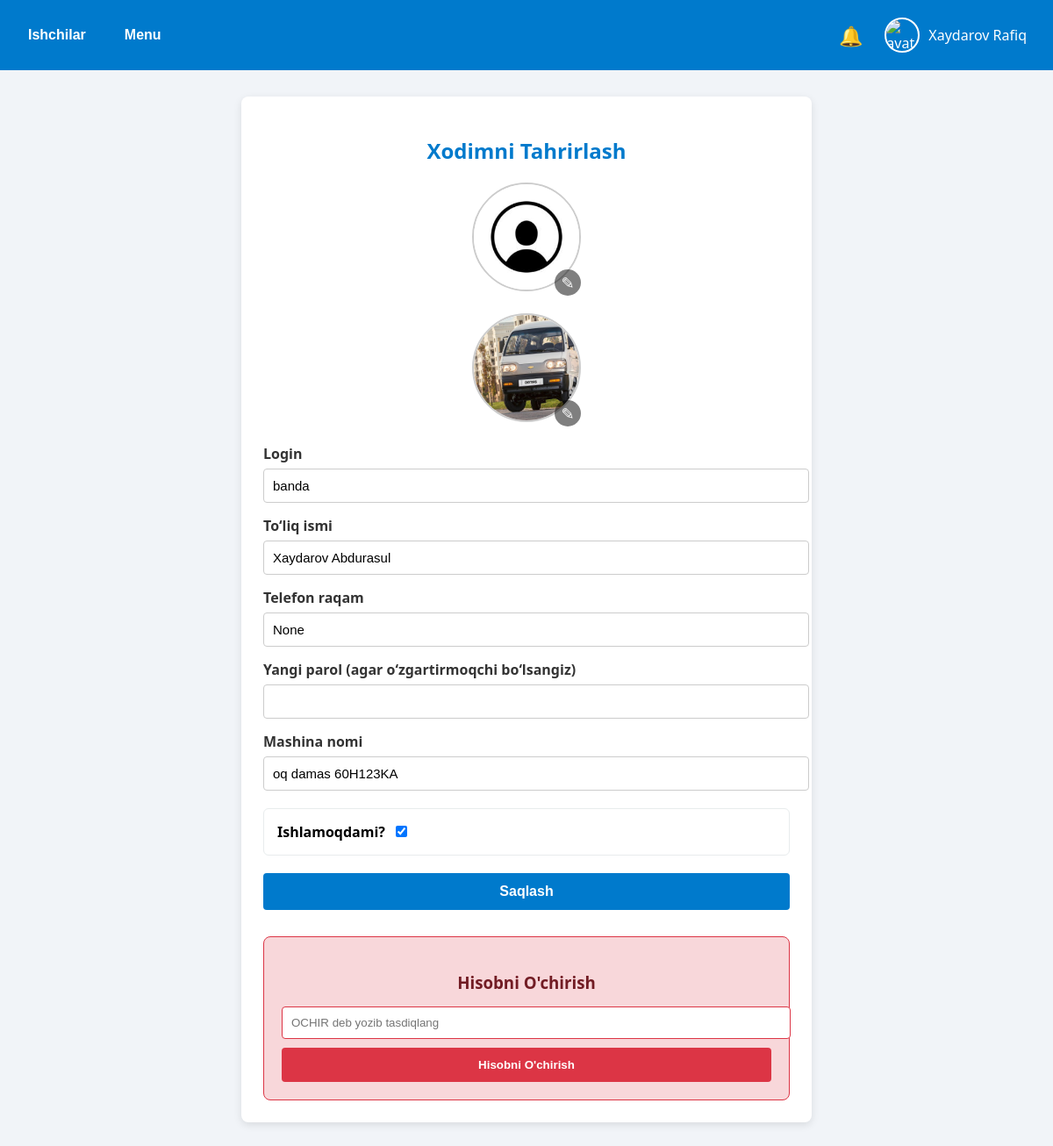
Before: /edituser/banda (signed in) with the older database file.
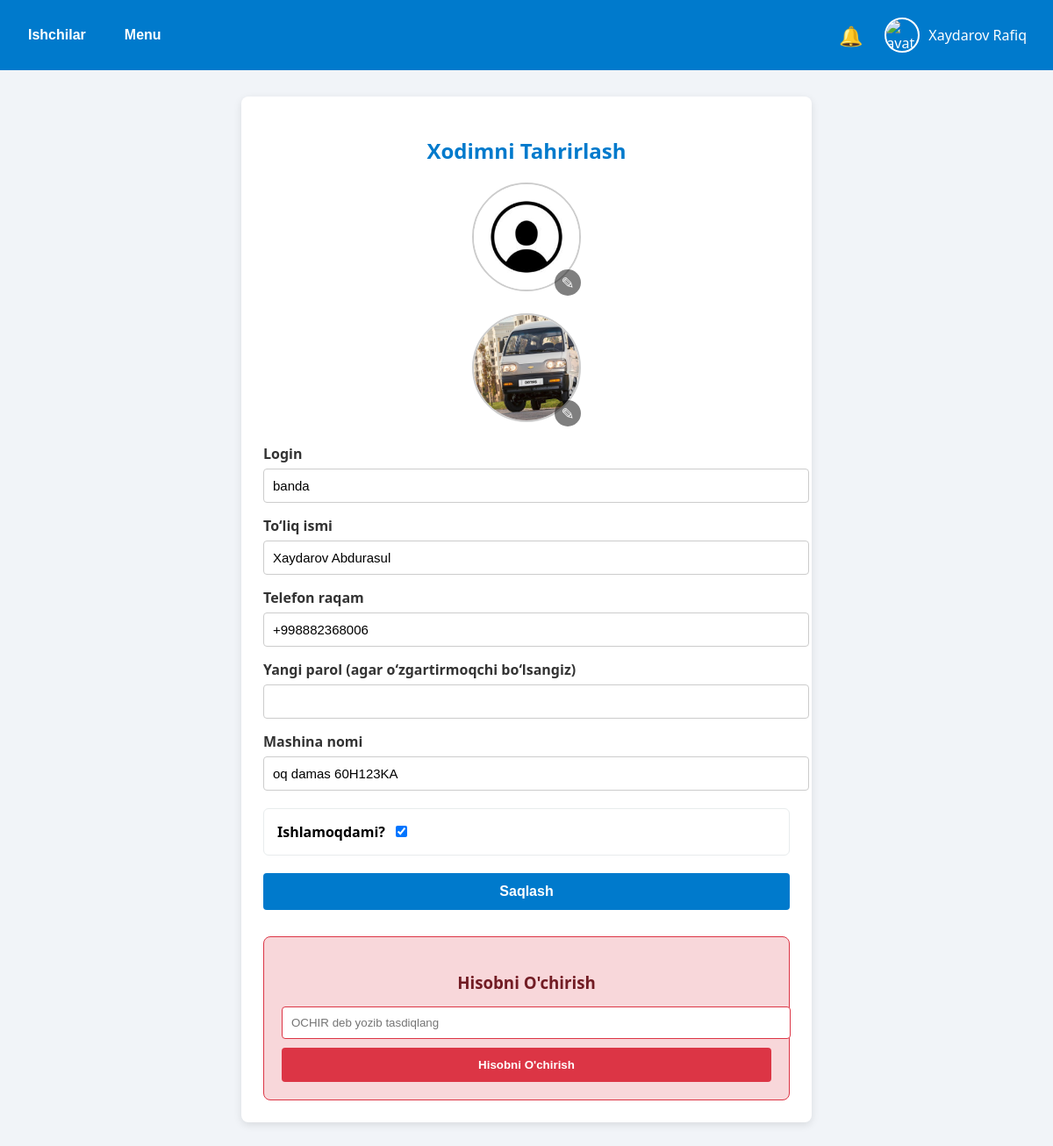
After: the same page with the newer database file.
### main/models.py (models this page shows, shortened)
class User(AbstractUser):
    id = models.BigAutoField(primary_key=True)
    USER_TYPES = (
        ('pazanda', 'Pazanda'),
        ('yetkazib_beruvchi', 'Yetkazib Beruvchi'),
        ('ega', 'Ega'),
    )
    login=models.CharField(max_length=255, blank=True, null=True)
    password = models.CharField(max_length=255, blank=True, null=True)
    tuliq_ismi = models.CharField(max_length=255, blank=True, null=True)
    type = models.CharField(max_length=20, choices=USER_TYPES)
    token = models.CharField(max_length=255, blank=True, null=True)
    tg_id = models.CharField(max_length=100, blank=True, null=True)
    tel_raqami = models.CharField(max_length=100, blank=True, null=True)
    is_active = models.BooleanField(default=True)
    @property
    def rasmi(self):
        if self.type == 'yetkazib_beruvchi':
            try:
                return YetkazibBeruvchi.objects.get(user=self).rasmi.url
            except YetkazibBeruvchi.DoesNotExist:
                return None
        elif self.type == 'pazanda':
            try:
                return Pazanda.objects.get(user=self).rasmi.url
            except Pazanda.DoesNotExist:
                return None
        return None

class YetkazibBeruvchi(models.Model):
    user = models.OneToOneField(User, on_delete=models.CASCADE)
    tuliq_ismi = models.CharField(max_length=255)
    rasmi = models.ImageField(upload_to='yetkazib/')
    bmh = models.TextField(verbose_name="Biriktirilgan mashina haqida")
    bmr = models.ImageField(upload_to='mashina_rasmlar/')
    mahsulotlar = models.TextField(null=True, blank=True)

### main/views.py (the view, shortened to what this page needs)
# urls.py: path('edituser/<str:username>', editusr , name='edituser'),
@login_required(login_url='login')
def editusr(request, username):
    user_edit = get_object_or_404(User, username=username)
    mn=''
    mr=''
    if user_edit.type == 'yetkazib_beruvchi':
        mn=YetkazibBeruvchi.objects.get(user=user_edit).bmh
        mr=YetkazibBeruvchi.objects.get(user=user_edit).bmr.url
    return render(request, 'editusr.html', {'user_edit': user_edit,'mn':mn,'mr':mr})

### main/templates/editusr.html (shortened to what this page needs)
{% extends 'egabase.html' %}
{% load static %}
{% block content %}
<div class="form-container">
    <h2>Xodimni Tahrirlash</h2>
    <form method="POST" enctype="multipart/form-data">
        <div style="text-align: center; margin-bottom: 20px;">
            <label for="rasmi_input" style="cursor: pointer; display: inline-block; position: relative;">
                <img id="rasm_preview"
     src="{% if user_edit.rasmi %}{{ user_edit.rasmi }}{% else %}{% static 'images/default_avatar.jpg' %}{% endif %}"
     alt="Rasm"
     style="width: 120px; height: 120px; border-radius: 50%; object-fit: cover; border: 2px solid #ccc;">
                <div style="position: absolute; bottom: 0; right: 0; background-color: rgba(0,0,0,0.5); color: white; border-radius: 50%; width: 30px; height: 30px; display: flex; justify-content: center; align-items: center; font-size: 18px;">
                    ✎
                </div>
            </label>
        </div>
        {% if user_edit.type == 'yetkazib_beruvchi' %}
        <div style="text-align: center; margin-bottom: 20px;">
            <label for="mashina_rasmi_input" style="cursor: pointer; display: inline-block; position: relative;">
                <img id="mashina_rasm_preview"
     src="{% if mr %}{{ mr }}{% else %}{% static 'media\mashina_rasmlar\damas.jpg' %}{% endif %}"
     alt="Mashina rasmi"
     style="width: 120px; height: 120px; border-radius: 50%; object-fit: cover; border: 2px solid #ccc;">
                <div style="position: absolute; bottom: 0; right: 0; background-color: rgba(0,0,0,0.5); color: white; border-radius: 50%; width: 30px; height: 30px; display: flex; justify-content: center; align-items: center; font-size: 18px;">
                    ✎
                </div>
            </label>
        </div>
        {% endif %}
        <div class="form-group">
            <label for="username">Login</label>
            <input type="text" id="username" name="username" value="{{ user_edit.username }}" required>
        </div>
        <div class="form-group">
            <label for="tuliq_ismi">To‘liq ismi</label>
            <input type="text" id="tuliq_ismi" name="tuliq_ismi" value="{{ user_edit.tuliq_ismi }}" required>
        </div>
        <div class="form-group">
            <label for="telefon">Telefon raqam</label>
            <input type="tel" id="telefon" name="telefon" value="{{ user_edit.tel_raqami }}" placeholder="+998 90 123 45 67" required>
        </div>
        <div class="form-group">
            <label for="password">Yangi parol (agar o‘zgartirmoqchi bo‘lsangiz)</label>
            <input type="text" id="password" name="password">
        </div>
        {% if user_edit.type == 'yetkazib_beruvchi' %}
        <div class="form-group">
            <label for="mashina_nomi">Mashina nomi</label>
            <input type="text" id="mashina_nomi" name="mashina_nomi" value="{{ mn }}">
        </div>
        {% endif %}
        <div style="margin-top: 20px; padding: 15px; border: 1px solid rgb(232,236,237); border-radius: 6px;">
            <label style="display: flex; align-items: center; gap: 8px; font-weight: 600;">Ishlamoqdami?
                <input type="checkbox" name="is_active" value="True" {% if user_edit.is_active %}checked{% endif %}>
            </label>
        </div>
        <button type="submit" style="margin-top: 20px;" class="submit-btn">Saqlash</button>
    </form>
    <div style="margin-top: 30px; padding: 20px; border: 1px solid #dc3545; border-radius: 8px; background-color: #f8d7da;">
        <h3 style="color: #721c24; text-align: center; margin-bottom: 15px;">Hisobni O'chirish</h3>
        <form method="POST">
            <input type="text" name="confirm_text" placeholder="OCHIR deb yozib tasdiqlang"
                   style="width: 100%; padding: 10px; border: 1px solid #dc3545; border-radius: 4px; margin-bottom: 10px;" required>
            <button type="submit" style="width: 100%; padding: 12px; background-color: #dc3545; color: white; border: none; border-radius: 4px; font-weight: bold; cursor: pointer;">
                Hisobni O'chirish
            </button>
        </form>
    </div>
</div>
{% endblock %}

Changed rows visible on the page:
changed User "banda": telefon "None" → "+998882368006"
